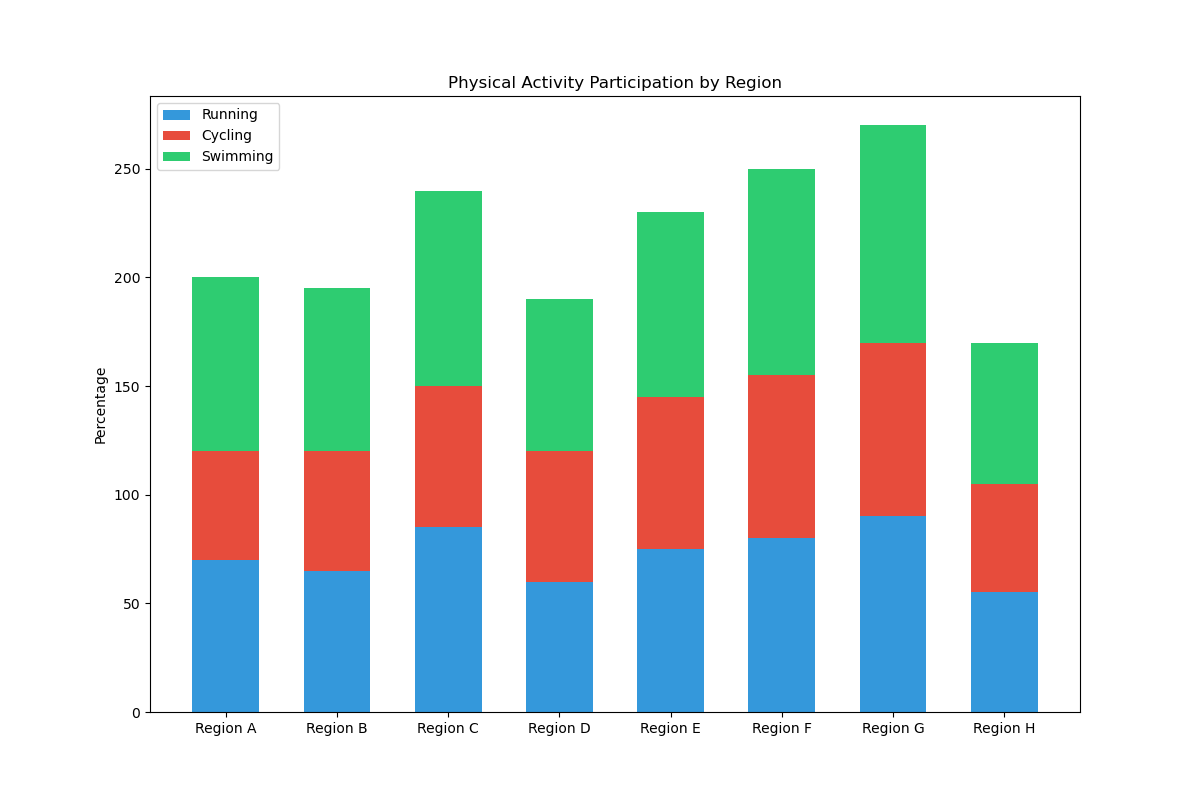

The Python source for this figure:

import matplotlib.pyplot as plt
import numpy as np

categories = ['Region A', 'Region B', 'Region C', 'Region D', 'Region E', 'Region F', 'Region G', 'Region H']
running_scores = [70, 65, 85, 60, 75, 80, 90, 55]
cycling_scores = [50, 55, 65, 60, 70, 75, 80, 50]
swimming_scores = [80, 75, 90, 70, 85, 95, 100, 65]

data = np.array([running_scores, cycling_scores, swimming_scores])
data_cum = data.cumsum(axis=0)

colors = ["#3498db", "#e74c3c", "#2ecc71"]

fig, ax = plt.subplots(figsize=(12, 8))
category_labels = categories
bar_width = 0.6

for i, (colname, color) in enumerate(zip(['Running', 'Cycling', 'Swimming'], colors)):
    heights = data[i]
    starts = data_cum[i] - heights
    ax.bar(category_labels, heights, bottom=starts, width=bar_width, label=colname, color=color)

ax.set_ylabel('Percentage')
ax.set_title('Physical Activity Participation by Region')
ax.legend(loc='upper left')
plt.show()
